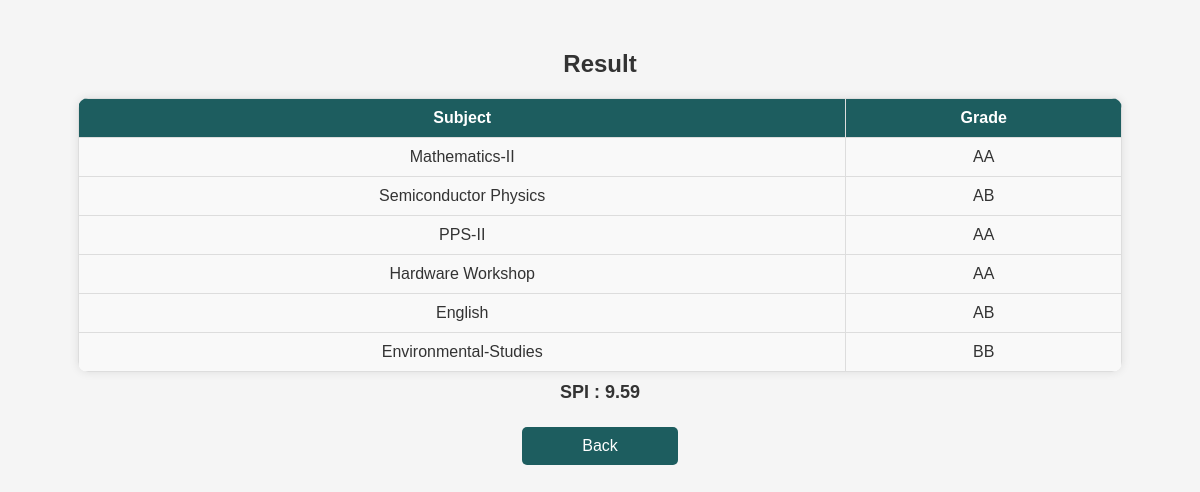
The page /Result.php (signed in) on the database its author committed.
### tables this page shows
CREATE TABLE `grades` (
  `id` int(11) NOT NULL,
  `student_id` varchar(100) DEFAULT NULL,
  `subject` varchar(50) DEFAULT NULL,
  `Total_Marks` int(11) NOT NULL,
  `Obtained_Marks` int(11) NOT NULL
);

### Result.php (the view, shortened to what this page needs)
<?php
require_once "config.php";
function getGrade($marks, $total) {
  if ($marks >= $total*0.9) return "AA";
  elseif ($marks >= $total*0.8) return "AB";
  elseif ($marks >= $total*0.7) return "BB";
  elseif ($marks >= $total*0.6) return "BC";
  elseif ($marks >= $total*0.5) return "CC";
  elseif ($marks >= $total*0.4) return "CD";
  else return "F";
}
function getGradePoint($marks, $total) {
  if ($marks >= $total*0.9) return 10;
  elseif ($marks >= $total*0.8) return 9;
  elseif ($marks >= $total*0.7) return 8;
  elseif ($marks >= $total*0.6) return 7;
  elseif ($marks >= $total*0.5) return 6;
  elseif ($marks >= $total*0.4) return 5;
  else return 0;
}
$student_id = $_SESSION['student_id'];
$spi=0.0;
?>
<link rel="stylesheet" href="student.css">
<section class="education">
  <h2>Result</h2>
  <table>
    <tr>
      <th>Subject</th>
      <th>Grade</th>
    </tr>
    <tr>
      <td>Mathematics-II</td>
      <td>
          <?php
            $sql = "SELECT * FROM grades WHERE subject = 'MATHS' && student_id = '$student_id' ";
            $result = mysqli_query($link, $sql);
            while ($row = mysqli_fetch_assoc($result)) {
              $obtained = $row['Obtained_Marks'];
              $total = $row['Total_Marks'];
              echo getGrade($obtained, $total);
              $spi += 4.0*getGradePoint($obtained, $total);
            }
          ?>
        </td>
    </tr>
    <tr>
      <td>Semiconductor Physics</td>
      <td>
          <?php
            $sql = "SELECT * FROM grades WHERE subject = 'SCP' && student_id = '$student_id'";
            $result = mysqli_query($link, $sql);
            while ($row = mysqli_fetch_assoc($result)) {
              $obtained = $row['Obtained_Marks'];
              $total = $row['Total_Marks'];
              echo getGrade($obtained, $total);
              $spi += 5.0*getGradePoint($obtained, $total);
            }
          ?>
      </td>
    </tr>
    <tr>
      <td>PPS-II</td>
      <td>
          <?php
            $sql = "SELECT * FROM grades WHERE subject = 'PPS' && student_id = '$student_id'";
            $result = mysqli_query($link, $sql);
            while ($row = mysqli_fetch_assoc($result)) {
              $obtained = $row['Obtained_Marks'];
              $total = $row['Total_Marks'];
              echo getGrade($obtained, $total);
              $spi += 5.5*getGradePoint($obtained, $total);
            }
          ?>
      </td>
    </tr>
    <tr>
      <td>Hardware Workshop</td>
      <td>
      <?php
            $sql = "SELECT * FROM grades WHERE subject = 'HW' && student_id = '$student_id'";
            $result = mysqli_query($link, $sql);
            while ($row = mysqli_fetch_assoc($result)) {
              $obtained = $row['Obtained_Marks'];
              $total = $row['Total_Marks'];
              echo getGrade($obtained, $total);
              $spi += 2.0*getGradePoint($obtained, $total);
            }
          ?>
      </td>
    </tr>
    <tr>
      <td>English</td>
      <td>
      <?php
            $sql = "SELECT * FROM grades WHERE subject = 'English' && student_id = '$student_id'";
            $result = mysqli_query($link, $sql);
            while ($row = mysqli_fetch_assoc($result)) {
              $obtained = $row['Obtained_Marks'];
              $total = $row['Total_Marks'];
              echo getGrade($obtained, $total);
              $spi += 3.0*getGradePoint($obtained, $total);
            }
          ?>
      </td>
    </tr>
    <tr>
      <td>Environmental-Studies</td>
      <td>
      <?php
            $sql = "SELECT * FROM grades WHERE subject = 'EVS' && student_id = '$student_id'";
            $result = mysqli_query($link, $sql);
            while ($row = mysqli_fetch_assoc($result)) {
              $obtained = $row['Obtained_Marks'];
              $total = $row['Total_Marks'];
              echo getGrade($obtained, $total);
              $spi +=  0.0*getGradePoint($obtained, $total);
            }
          ?>
      </td>
    </tr>
  </table>
  <h4>SPI :
<?php
  echo round($spi/19.5,2);
?>
  </h4>
</section>
  <a href="StudentHome.php">Back</a>

### student.css (style rules this page uses)
h1, h2, h4 { text-align: center; color: #333; }
table { width: 100%; border-collapse: collapse; margin-top: 20px; margin-bottom: 20px; }
th, td { text-align: center; border: 1px solid #ddd; padding: 10px; background-color: #f9f9f9; font-size: 16px; }
th { background-color: #1d5d5f; color: white; font-size: 18px; }
td { font-size: 16px; }
a { display: block; text-align: center; margin-top: 30px; padding: 10px 20px; background-color: #1d5d5f; color: white; text-decoration: none; border-radius: 5px; width: 10%; margin: 0 auto; }
.education table th, .education table td { text-align: center; padding: 10px; font-size: 16px; }
.education h2 { text-align: center; color: #333; margin-top: 30px; }
.education h4 { font-size: 18px; font-weight: bold; text-align: center; margin-top: 10px; }
table { width: 90%; margin: 0 auto; border-collapse: collapse; background-color: #fff; box-shadow: 0 0 10px rgba(0,0,0,0.1); border-radius: 10px; overflow: hidden; }
table th, table td { padding: 15px; text-align: left; border-bottom: 1px solid #ddd; }

### rows shown on the page
grades: getGrade($obtained, $total) "AA"
grades: getGrade($obtained, $total) "AB"
grades: getGrade($obtained, $total) "AA"
grades: getGrade($obtained, $total) "AA"
grades: getGrade($obtained, $total) "AB"
grades: getGrade($obtained, $total) "BB"

### other values the page prints
$spi/19.5 "9.59"
